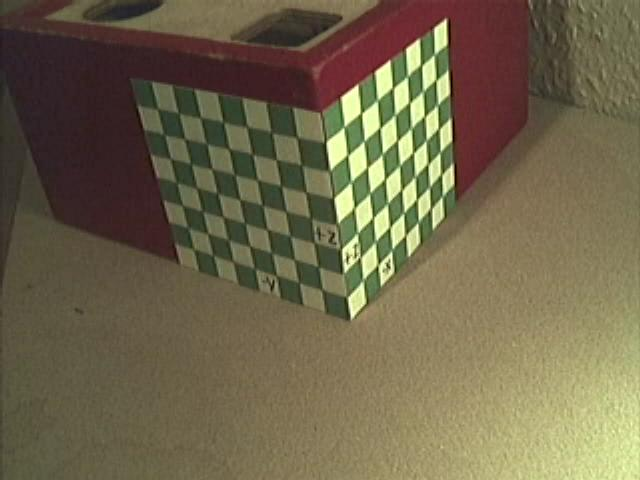
#> input picture assignment4/datasets/week4/calibration/checkerboard_cube.jpg, 640 x 480 px; its folder holds only this picture in this run
$ jupyter execute --allow-errors '4.1 Camera Calibration_Gonem.ipynb'   (shell and % lines are left out)   (older library calls are emulated)
#> lines starting #> are read from the running program, lines starting #| are printed output that depends on the picture
### assignment4/helpers.py
import os
import glob
import cv2
import matplotlib.pyplot as plt
import numpy as np
import threading
import time

default_fig_size = (9.5, 3.5)
dataset_folder = "datasets"


def SSD(lhs, rhs):
    return np.sum((lhs - rhs)**2)


def SSD_per_pixel(lhs, rhs):
    return SSD(lhs, rhs) / np.product(lhs.shape)


# [70 lines left out: functions _image_to_rgb, show_image, show_images, not called in this run]


def resize_image(image, scale):
    return cv2.resize(image, None, fx=scale, fy=scale)


# [15 lines left out: functions bgr2rgb, rgb2bgr, rgb2gray, not called in this run]

def imread_hdr(file):
    return bgr2rgb(cv2.imread(file, -1))

# [5 lines left out: function imread_normalized_float, not called in this run]

def imread_normalized_float_grayscale(file, scale=1.0):
#> called with scale = 1
    image = cv2.imread(file, cv2.IMREAD_GRAYSCALE)
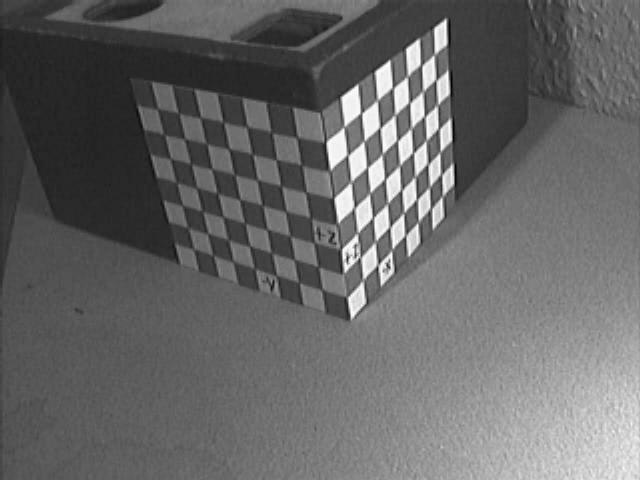
#> image: shape (480, 640); min 0, max 255, mean 102.2
    if scale != 1.0:
        image = resize_image(image, scale)
    return np.array(image / 255.0, dtype=np.float32)

def imwrite(file, image):
    cv2.imwrite(file, cv2.cvtColor(np.uint8(np.clip(image*255, 0, 255)), cv2.COLOR_RGB2BGR))

def normalize_image(gray_image):
    return (gray_image - np.min(gray_image)) / (np.max(gray_image) - np.min(gray_image))

# [15 lines left out: functions list_files_in_folder, list_to_multi_dict, not called in this run]


# Flatten from list of lists (i.e. [[1, 2], [3, 4, 5]]) to a single list ([1, 2, 3, 4, 5])
def flatten_list(l):
    # https://stackoverflow.com/questions/952914/how-to-make-a-flat-list-out-of-list-of-lists
    return [item for sublist in l for item in sublist]


class Timer():
    def __enter__(self):
        self.__start = time.time()

    def __exit__(self, type, value, traceback):
        self.__end = time.time()

    def elapsed(self):
        return self.__end - self.__start


class ThreadWithReturnValue(threading.Thread):
        # https://stackoverflow.com/questions/6893968/how-to-get-the-return-value-from-a-thread-in-python

    # [9 lines left out: functions __init__, run, not called in this run]

    def join(self, *args, **kwargs):
        threading.Thread.join(self, *args, **kwargs)
        return self._return


# [5 lines left out: function timed_execution, not called in this run]


# Float to int
def round_to_int(f):
    return int(f + 0.5)

### assignment4/4.1 Camera Calibration_Gonem.ipynb
[cell 1]
import matplotlib.pyplot as plt
import numpy as np
import cv2
import scipy.signal
import scipy.ndimage
import os
import sys
sys.path.append("../../")
import helpers

# Camera Calibration
One of the core concepts in computer graphics is going from 2D to 3D or the other way around. In the physical world cameras project the world they see through a set of lenses onto an image sensor. Similarly, in the virtual world we create a mathematical models that describe how points in 3D "world space" are mapped onto the virtual sensor (your screen).

## Pinhole Camera
The simplest and most common model is the pinhole camera model. The camera model gets its name from the "pinhole" camera that it is trying to model: a (infinitely) small hole in the wall of a (shoe)box where all light rays converge. In the real-world case the sensor would be positioned behing the pinhole and the image will appear upside down. In the virtual model however we assume that the image plane is positioned in front of the camera.

### Perspective Projection
The pinhole model applies perspective projection to the image. That is: far away objects look smaller than objects that are nearby. Assume that the camera is centered at the origin and is looking along the z-axis. To achieve perspective projection we need to divide the x and y coordinates of any point by its z coordinate. We cannot achieve this with regular matrix math because it gives us no way of dividing by z. A way we aleviate this problem is by working in the homogeneous coordinate system. Homogeneous coordinates are similar to regular coordinates except that we give them an extra "unused" dimension. Whenever we convert from regular to homogeneous coordinates we set the coordinate along this dimension to 1. When we convert to regular coordinates we make sure to divide the position along all axes by the position along this final axis.
$$
\vec{v}=
\begin{pmatrix}
x \\
y \\
z \\
1
\end{pmatrix}
$$

By setting the final axis to the position along the $z$ axis (using a transformation matrix) we effectively divide by Z (when converting back to regular coordinates). So the perspective transformation of our simple pinhole camera model can be described by a simple 3x4 matrix ($f$ is the focal length of the camera):
$$
\begin{pmatrix}
x \\
y \\
1
\end{pmatrix}
=
\begin{pmatrix}
f & 0 & 0 &0  \\
0 & f & 0 &0 \\
0 & 0 & 1 &0
\end{pmatrix}
\begin{pmatrix}
X \\
Y \\
Z \\
1
\end{pmatrix}
$$

### Rotation and translation
In the previous example we assumed that the camera was centered at the origin and it was looking along the z-axis. This might be fine for some use cases but assume that we have two cameras (at different positions/orientations): only one can be at the origin. We need to transform the world such that it aligns with the camera. In a virtual world we place the camera in our world by moving/rotating it away from the origin. So to move the camera to the origin we need to transform the world by the inverse of this matrix.

Ignoring scaling (and skewing) such a transformation consists of a rotation and translation (movement). While rotations can be described in matrix form with regular coordinates, translations cannot. The problem we face is that we cannot describe a fixed translation (offset) as a multiplication with a points coordinates (which vary from point to point). Again homogeneous coordinates come to the rescue by adding a known (fixed) value to the input coordinates. Assuming that the position along the final axis is $1$ the following matrix describes a translation in 3D:
$$
\begin{pmatrix}
x+t_x \\
y+t_y \\
z+t_z \\
1
\end{pmatrix}
=
\begin{pmatrix}
1 & 0 & 0 & t_x \\
0 & 1 & 0 & t_y \\
0 & 0 & 1 & t_z \\
0 & 0 & 0 & 1
\end{pmatrix}
\begin{pmatrix}
x \\
y \\
z \\
1
\end{pmatrix}
$$

Finally, we can describe our full pinhole camera model with the following equation:
$$
\begin{pmatrix}
x \\
y \\
1
\end{pmatrix}
=
\begin{pmatrix}
f & 0 & 0 \\
0 & f & 0 \\
0 & 0 & 1
\end{pmatrix}
\begin{pmatrix}
1 & 0 & 0 & t_x \\
0 & 1 & 0 & t_y \\
0 & 0 & 1 & t_z \\
%0 & 0 & 0 & 1
\end{pmatrix}
\begin{pmatrix}
r_{11} & r_{12} & r_{13} & 0 \\
r_{21} & r_{22} & r_{23} & 0\\
r_{31} & r_{32} & r_{33} & 0\\
0 & 0 & 0 & 1\\
\end{pmatrix}
\begin{pmatrix}
X \\
Y \\
Z \\
1
\end{pmatrix}
\\
\begin{pmatrix}
x \\
y \\
1
\end{pmatrix}
=
\begin{pmatrix}
f & 0 & 0 \\
0 & f & 0 \\
0 & 0 & 1
\end{pmatrix}
\begin{pmatrix}
r_{11} & r_{12} & r_{13} & t_x \\
r_{21} & r_{22} & r_{23} & t_y\\
r_{31} & r_{32} & r_{33} & t_z
\end{pmatrix}
\begin{pmatrix}
X \\
Y \\
Z \\
1
\end{pmatrix}
\\
\begin{pmatrix}
x \\
y \\
1
\end{pmatrix}
=
K
[R|t]
\begin{pmatrix}
X \\
Y \\
Z \\
1
\end{pmatrix}
\\
\begin{pmatrix}
x \\
y \\
1
\end{pmatrix}
=
P
\begin{pmatrix}
X \\
Y \\
Z \\
1
\end{pmatrix}
$$

In computer vision we say that the projection matrix $K$ contains the camera *intrinsics* and that the rotation/translation matrix $[R|t]$ contains the camera *extrinsics*.

### Exercise 5 (2 points)
Assuming that we know the full camera matrix $P$ which transforms 3D points into 2D screen coordinates. Implement a function that takes this matrix and a set of 3D points and transforms those points into pixel coordinates.

[cell 2]
XYZ = np.array([[0, 0, 0], [0, 0, 1], [0, 1, 1], [0, 1, 0], [1, 1, 0], [1, 0, 0]])

def project_points(P, XYZ):
    projected_points = np.zeros((len(XYZ), 2))
    ones = np.ones(XYZ.shape[0])
    XYZ_homo = np.c_[XYZ, ones]

    xy_homo = XYZ_homo @ P.T
    xy_homo = xy_homo / xy_homo[:,2,None]
    projected_points = xy_homo[:,:-1]
    return projected_points

#> (the rest of this cell did not finish here and is left out)

### Tests of exercise 5
Your method should project the points (red dots) onto the visible corners of the bottom cube that is closest to the camera.

### Exercise 6 (1 point)
To get feeling of how the 3D coordinate system works you should find the 3D coordinates of the 7 visible corners of the Rubiks cube. Add the coordinates of the points to array `XYZ`. If you implemented the previous exercise correctly then you may use the visuals to guide you. The tests for this exercise are hidden because they contain the answers.

[cell 3]
XYZ = np.array([[0, 0, 0],
                [0, 0, 3],
                [0, 3, 3],
                [0, 3, 0],
                [3, 3, 3],
                [3, 0, 0],
                [3, 3, 0],
      ])

#> (the rest of this cell did not finish here and is left out)

### Tests for exercise 6
Your array should contain the 3D coordinates of the 7 visible corners of the Rubiks cube.

[cell 4]
assert(XYZ.shape == (7, 3))

## Finding the camera matrix
Assume that we have found a couple of points in the image of which we know the 3D (physical) position, either through manual labor or by programmatically (e.g. corner detection). With this information you should be able to find the (3x4) camera matrix $P=K[R|t]$ that transforms 3D points onto the image plane.

### Exercise 7 (3 points)
Write a function that given the set of 3D points `XYZ` and their corresponding position on the image plane (2D) `xy` computes the matrix $P$ that projects 3D points onto the image plane. Formulate your problem as a linear system $A\vec{x}=\vec{b}$ and solve it using `np.linalg.lstsq(A, b)[0]`.

$P$ has 3 rows and 4 columns so there are 12 unknowns in total. However, due to the perspective division, we could apply any scaling factor to the matrix and we would still get the same transform (see lecture). We can therefor fix one of the values in the matrix at 1 such that we have to solve for 11 unknowns. *Hint*: Each pair of 3D/2D points should add 2 contraints (rows in matrix $A$) to the linear system.

**NOTE:** Your solution does not have to exactly match the reference. As long as the green points (estimation positions) are close to the red ones (actual positions).

[cell 5]
xy = np.array([
            [ 213.1027,  170.0499], [ 258.1908,  181.3219],
            [ 306.41  ,  193.8464], [ 351.498 ,  183.8268],
            [ 382.8092,  155.6468], [ 411.6155,  130.5978],
            [ 223.7485,  218.2691], [ 267.5841,  230.7935],
            [ 314.5509,  244.5705], [ 357.7603,  235.1771],
            [ 387.819 ,  205.1184], [ 415.3728,  178.1908],
            [ 234.3943,  263.9834], [ 276.9775,  277.1341],
            [ 323.318 ,  291.5372], [ 363.3963,  282.1438],
            [ 392.8288,  251.4589], [ 419.1301,  223.9051]])
XYZ = np.array([[0, -5, 5], [0, -3, 5], [0, -1, 5], [-1, 0, 5],
             [-3, 0, 5], [-5, 0, 5], [0, -5, 3], [0, -3, 3],
             [0, -1, 3], [-1, 0, 3], [-3, 0, 3], [-5, 0, 3],
             [0, -5, 1], [0, -3, 1], [0, -1, 1], [-1, 0, 1],
             [-3, 0, 1], [-5, 0, 1]])

# TIP VOOR JULLIE, HAAL DIT WEG WANNEER WE HET GAAN INLEVEREN
# https://web.stanford.edu/class/cs231a/course_notes/01-camera-models.pdf
def compute_P(XYZ, xy):
    assert(len(XYZ) == len(xy))
    ps = 7
    XYZ, xy = XYZ[:], xy[:]


    ones = np.ones(XYZ.shape[0])
    XYZ_homo = np.c_[XYZ, ones]

    A = np.zeros((2 * len(xy), 11))
    b = np.zeros(2 * len(xy))
    i = 0

    for p, pp in zip(XYZ_homo, xy):
        A[i, :3] = p[1:]
        A[i, 7:] = p * -pp[0]
        b[i] = -p[0]

        A[i+1, 3:7] = p
        A[i+1, 7:] = p * -pp[1]

        i += 2

    P = np.linalg.lstsq(A, b)[0]
    P = np.insert(P, 0, 1)
    return P.reshape(3, 4)

# Make Python shut up about "FutureWarning: `rcond` parameter will change ..."
import warnings
with warnings.catch_warnings():
    warnings.simplefilter("ignore")
    P = compute_P(XYZ, xy) # Use point pairs XYZ/xy to guess the matrix
    # print(P)

# Project XYZ to the screen to confirm
projected_corners = project_points(P, XYZ)

checkerboard_cube_image = helpers.imread_normalized_float_grayscale(os.path.join(helpers.dataset_folder, "week4", "calibration", "checkerboard_cube.jpg"))

fig, ax = plt.subplots()
ax.axis("off")
ax.set_title("Red = known 2D points, Green = projected 3D points")
ax.imshow(checkerboard_cube_image, cmap=plt.get_cmap('gray'))
ax.scatter(xy[:,0], xy[:,1], c="red")
ax.scatter(projected_corners[:,0], projected_corners[:,1], c="green")
fig.tight_layout()
plt.show()
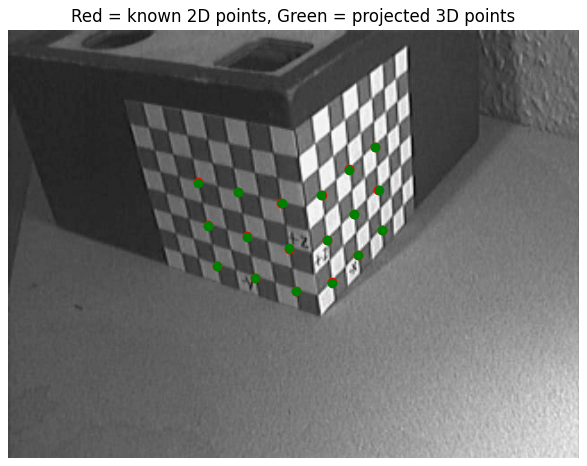
#> figure drawn by matplotlib, 1 panel

XYZ = np.array([[0, 0, 0],
                [0, 0, 3],
                [0, 3, 3],
                [0, 3, 0],
                [3, 3, 3],
                [3, 0, 0],
                [3, 3, 0],
      ])
#> (the rest of this cell did not finish here and is left out)

### Tests for exercise 7
This tests if the correctness of the computed matrix by projecting the points to screen space (using your solution to `project_points` from exercise 5). The points that were used for calibration should be projected very close to their actual positions.

[cell 6]
# === Points used for both calibration & testing ===
xy = np.array([[ 213.1027,  170.0499], [ 258.1908,  181.3219],
            [ 306.41  ,  193.8464], [ 351.498 ,  183.8268],
            [ 382.8092,  155.6468], [ 411.6155,  130.5978],
            [ 223.7485,  218.2691], [ 267.5841,  230.7935],
            [ 314.5509,  244.5705], [ 357.7603,  235.1771],
            [ 387.819 ,  205.1184], [ 415.3728,  178.1908],
            [ 234.3943,  263.9834], [ 276.9775,  277.1341],
            [ 323.318 ,  291.5372], [ 363.3963,  282.1438],
            [ 392.8288,  251.4589], [ 419.1301,  223.9051]])
XYZ = np.array([[0, -5, 5], [0, -3, 5], [0, -1, 5], [-1, 0, 5],
             [-3, 0, 5], [-5, 0, 5], [0, -5, 3], [0, -3, 3],
             [0, -1, 3], [-1, 0, 3], [-3, 0, 3], [-5, 0, 3],
             [0, -5, 1], [0, -3, 1], [0, -1, 1], [-1, 0, 1],
             [-3, 0, 1], [-5, 0, 1]])


# Make Python shut up about "FutureWarning: `rcond` parameter will change ..."
import warnings
with warnings.catch_warnings():
    warnings.simplefilter("ignore")
    P = compute_P(XYZ, xy) # Use point pairs XYZ/xy to guess the matrix
